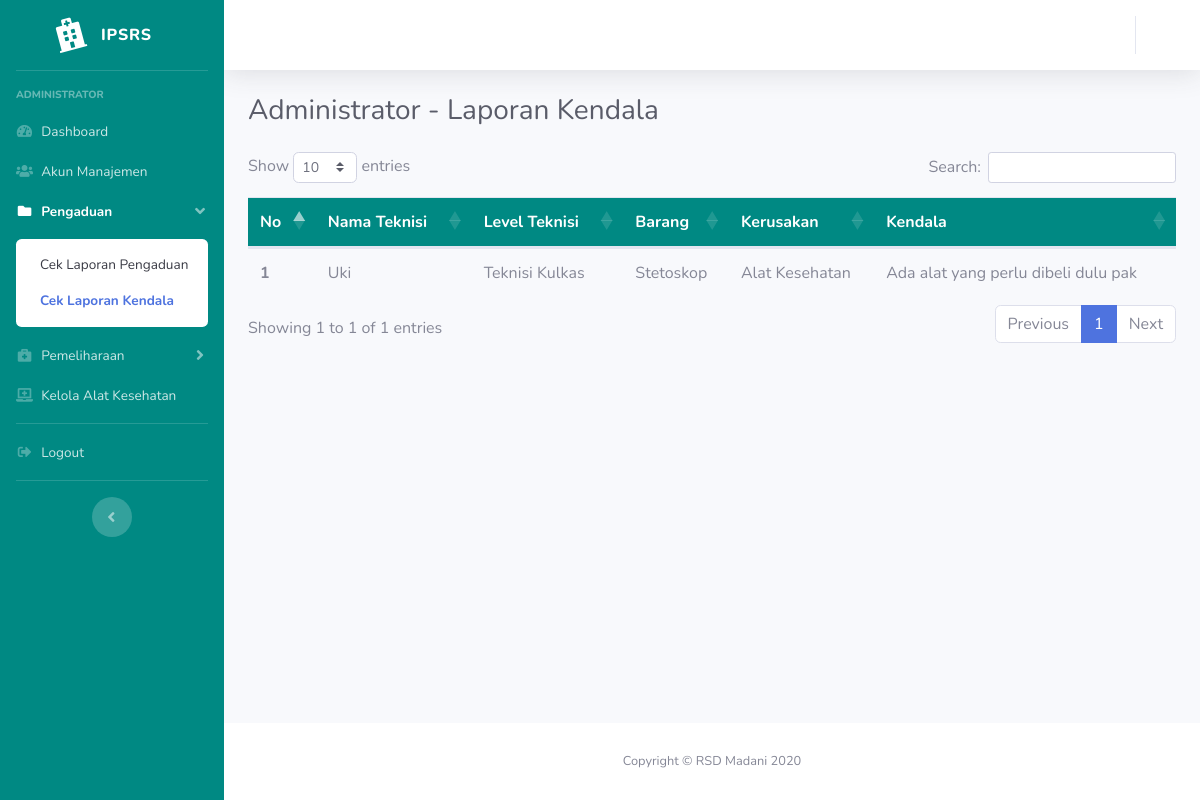
The page /index.php/admin/lapkendala on the database its author committed.
### tables this page shows
CREATE TABLE `forward_pengaduan` (
  `id_forward` int(11) NOT NULL,
  `id_pengaduan` int(11) UNSIGNED NOT NULL,
  `id_teknisi` int(11) UNSIGNED NOT NULL,
  `status` enum('Sedang Diteruskan','Sedang Diperbaiki','Sudah Diperbaiki','Ditolak','Dikembalikan','Ditunda') NOT NULL,
  `alasan_penolakan` varchar(256) NOT NULL,
  `edit_alasan_penolakan` varchar(256) NOT NULL,
  `alasan_pengembalian` varchar(256) NOT NULL,
  `kendala_kerusakan` varchar(256) NOT NULL,
  `edit_kendala_kerusakan` varchar(256) NOT NULL,
  `tanggal_forward` timestamp NOT NULL DEFAULT current_timestamp() ON UPDATE current_timestamp()
);

CREATE TABLE `user` (
  `id` int(11) NOT NULL,
  `nama` varchar(128) NOT NULL,
  `username` varchar(128) NOT NULL,
  `email` varchar(128) NOT NULL,
  `lvl` varchar(50) NOT NULL,
  `image` varchar(128) NOT NULL,
  `password` varchar(256) NOT NULL,
  `role_id` int(11) NOT NULL,
  `is_active` int(1) NOT NULL,
  `date_created` int(11) NOT NULL
);

CREATE TABLE `pengaduan` (
  `id` int(11) NOT NULL,
  `id_user` int(11) NOT NULL,
  `nama` varchar(128) NOT NULL,
  `nip` varchar(30) NOT NULL,
  `kerusakan_id` int(11) NOT NULL,
  `brg` varchar(128) NOT NULL,
  `ruangan` varchar(128) NOT NULL,
  `tgl` date NOT NULL,
  `ket` varchar(128) NOT NULL
);

CREATE TABLE `fasilitas` (
  `id` int(11) NOT NULL,
  `kerusakan` varchar(128) NOT NULL
);

### application/controllers/Admin.php (called while the page is built, shortened)
<?php
class Admin extends CI_Controller
{
    public function __construct()
    {
        $this->load->model('Admin_model');
        $this->load->model('User_model');
    }
    public function lapkendala()
    {
        $data['title'] = 'Administrator - Laporan Kendala';
        $data['user'] = $this->db->get_where('user', ['username' => $this->session->userdata('username')])->row_array();
        $data['kendala'] = $this->Admin_model->getKendala()->result();
        $this->load->view('templates/header', $data);
        $this->load->view('templates/sidebarA', $data);
        $this->load->view('templates/topbar', $data);
        $this->load->view('admin/lapkendala', $data);
        $this->load->view('templates/footer');
    }
}

### index.php (called while the page is built, shortened)
<?php
require_once BASEPATH.'core/CodeIgniter.php';

### application/models/Admin_model.php (called while the page is built, shortened)
<?php
class Admin_model extends CI_Model
{
    public function getKendala()
    {
        return $this->db->query("SELECT forward_pengaduan.kendala_kerusakan, user.nama as t_nama, user.lvl as t_lvl, pengaduan.nama, pengaduan.nip, pengaduan.brg, pengaduan.ruangan, pengaduan.tgl, pengaduan.ket, fasilitas.kerusakan FROM forward_pengaduan JOIN user ON forward_pengaduan.id_teknisi = user.id JOIN pengaduan ON forward_pengaduan.id_pengaduan = pengaduan.id JOIN fasilitas ON pengaduan.kerusakan_id = fasilitas.id WHERE forward_pengaduan.status = 'Ditunda'");
    }
}

### application/views/admin/lapkendala.php (the view, shortened to what this page needs)
<div class="container-fluid">
    <h1 class="h3 mb-4 text-gray-800"><?= $title; ?></h1>
    <div class="row">
        <div class="col-lg">
            <table class="table table-hover">
                <thead style="background-color:#008983; color:#ffffff;">
                    <tr>
                        <th scope="col">No</th>
                        <th scope="col">Nama Teknisi</th>
                        <th scope="col">Level Teknisi</th>
                        <th scope="col">Barang</th>
                        <th scope="col">Kerusakan</th>
                        <th scope="col">Kendala</th>
                    </tr>
                </thead>
                <tbody>
                    <?php $i = 1; ?>
                    <?php foreach ($kendala as $k) : ?>
                        <tr>
                            <th scope="row"><?= $i; ?></th>
                            <td><?= $k->t_nama ?></td>
                            <td><?= $k->t_lvl ?></td>
                            <td><?= $k->brg ?></td>
                            <td><?= $k->kerusakan ?></td>
                            <td><?= $k->kendala_kerusakan ?></td>
                        </tr>
                        <?php $i++; ?>
                    <?php endforeach; ?>
                </tbody>
            </table>
        </div>
    </div>
</div>
</div>

### rows shown on the page
forward_pengaduan: user.nama "Uki", user.lvl "Teknisi Kulkas", id_pengaduan.brg "Stetoskop", fasilitas.kerusakan "Alat Kesehatan", kendala_kerusakan "Ada alat yang perlu dibeli dulu pak"

### other values the page prints
$title "Administrator - Laporan Kendala"
